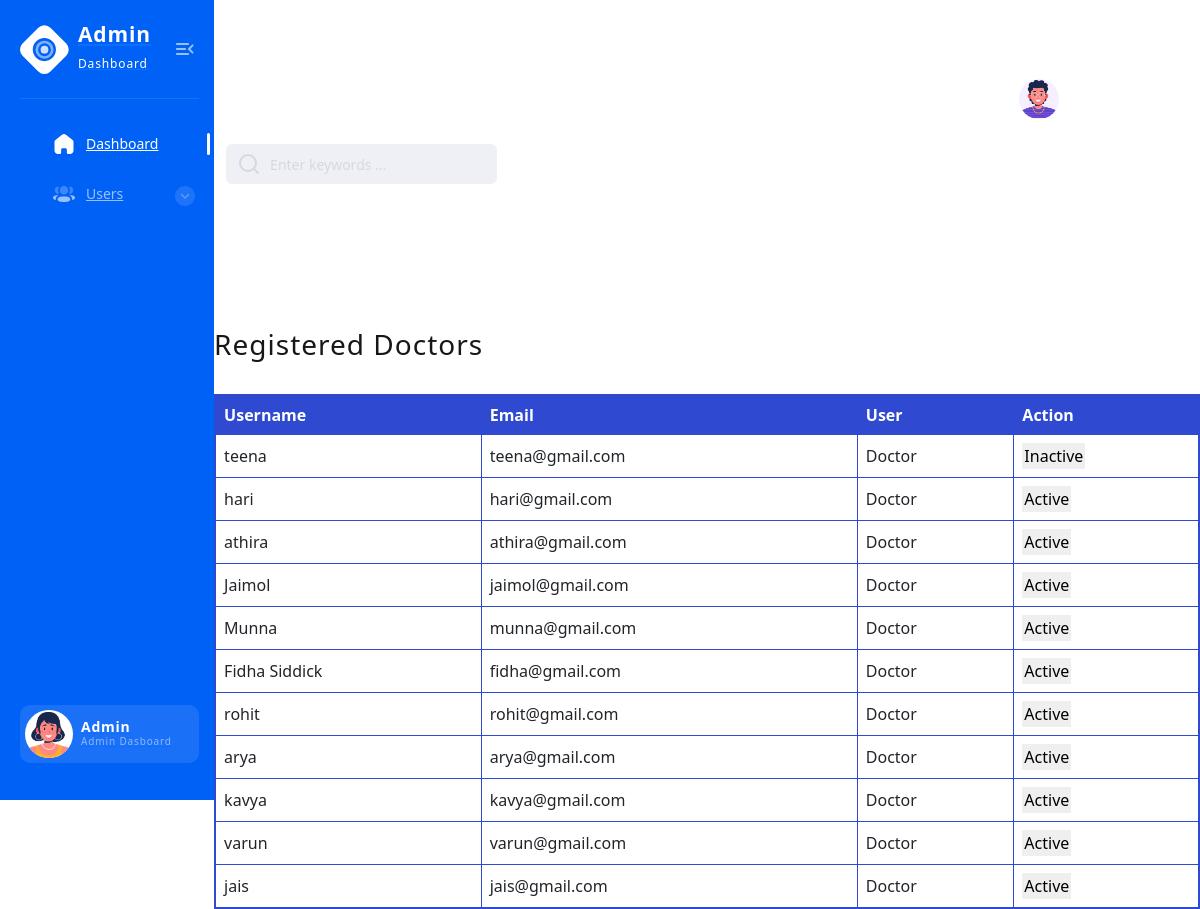
The app's page /doctors/, older data.
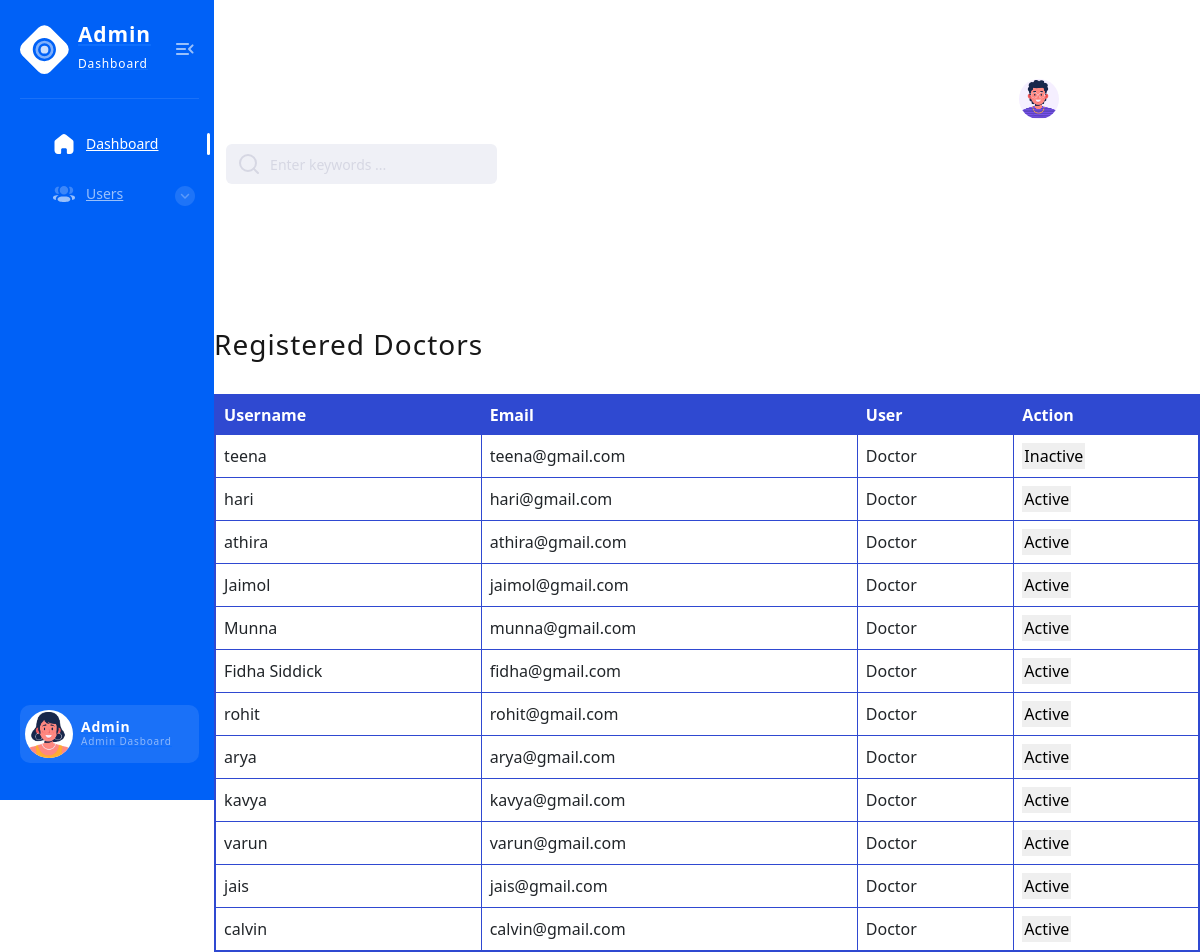
The same page, newer data.
### ct/models.py (models this page shows)
class CustomUser(AbstractUser):
    CUSTOMER = 1
    DIETITIAN = 2
    DOCTOR = 3
    ROLE_CHOICE = (
     (CUSTOMER, 'Customer'),
     (DIETITIAN, 'Dietitian'),
     (DOCTOR, 'Doctor'),
    )
    username = models.CharField(max_length=100,unique=True ,default='')
    email = models.EmailField(unique=True)
    password = models.CharField(max_length=128)
    is_Customer = models.BooleanField(default=False)
    is_Dietitian = models.BooleanField(default=False)
    is_Doctor = models.BooleanField(default=False)
    REQUIRED_FIELDS = []

### ct/views.py (the view)
# urls.py: path('doctors/', views.doctor_list, name='doctor_list'),
def doctor_list(request):
    users = CustomUser.objects.filter(is_Doctor=True)
    return render(request, 'doctor_list.html', {'users': users})
    pass

### ct/templates/doctor_list.html (shortened to what the changed rows need)
{% load static %}
<html>
  <head>
    <head>
      <link rel="stylesheet" href="{% static './css/style.min2.css' %}">
      <link href="https://cdn.jsdelivr.net/npm/bootstrap@5.0.2/dist/css/bootstrap.min.css" rel="stylesheet">
</head>
<body>
<div class="page-flex">
          <div class="main-wrapper">
        <link href="https://cdn.jsdelivr.net/npm/bootstrap@5.0.2/dist/css/bootstrap.min.css" rel="stylesheet">
  <h3>Registered Doctors</h3><br>
<table class="user-table">
  <thead>
      <tr>
        <th class="blue-header">Username</th>
        <th class="blue-header">Email</th>
        <th class="blue-header">User</th>
        <th class="blue-header">Action</th>
      </tr>
  </thead>
  <tbody>
    {% for user in users %}
    <tr>
      <td>{{ user.username }}</td>
      <td>{{ user.email }}</td>
     <td>
        {% if user.is_Customer %}
          Customer
        {% elif user.is_Dietitian %}
          Dietitian
        {% elif user.is_Doctor %}
          Doctor
        {% endif %}
      </td>
      <td>
        {% if user.is_active %}
        <button class="toggle-status" data-user-id="{{ user.id }}" data-status="{{ user.is_active }}">Active</button>
        {% else %}
          <button class="toggle-status" data-user-id="{{ user.id }}" data-status="inactive">Inactive</button>
        {% endif %}
      </td>
    </tr>
    {% endfor %}
  </tbody>
</table>
</body>
</html>

Row changes from the older to the newer data that the page shows:
added CustomUser: username "calvin", email "calvin@gmail.com", is_Customer "Doctor"
